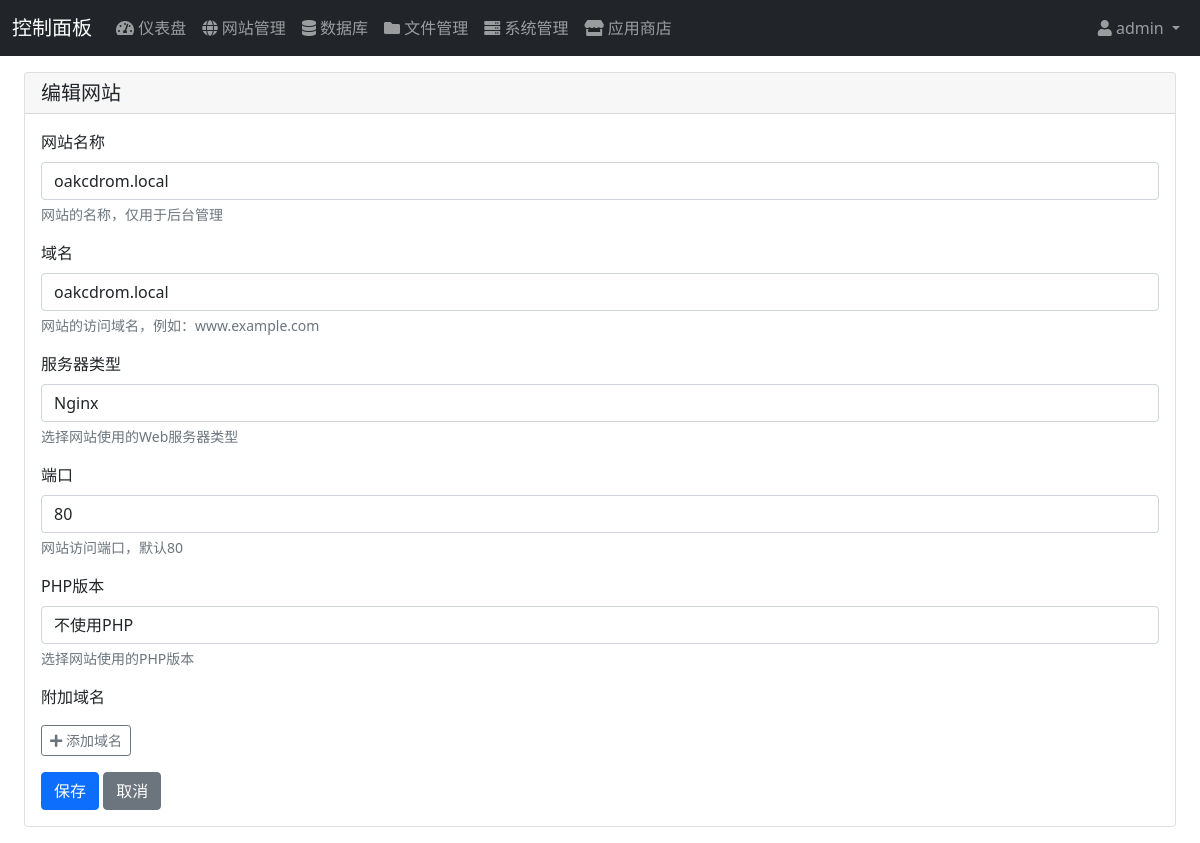
/websites/2/edit/ (signed in), run on the app's committed database.
### websites/models.py (models this page shows, shortened)
class Website(models.Model):
    SERVER_TYPES = (
        ('nginx', 'Nginx'),
        ('apache', 'Apache'),
    )
    user = models.ForeignKey(
        User,
        on_delete=models.CASCADE,
        null=True,  # 允许为空
        default=1,  # 设置默认值为ID为1的用户
        verbose_name='用户'
    )
    name = models.CharField(_('网站名称'), max_length=100)
    domain = models.CharField(max_length=100, unique=True, verbose_name='域名')
    server_type = models.CharField(
        _('服务器类型'),
        max_length=10,
        choices=SERVER_TYPES,
        default='nginx'
    )
    php_version = models.CharField(max_length=10, blank=True, null=True, verbose_name='PHP版本')
    status = models.BooleanField(_('运行状态'), default=False)
    ssl_enabled = models.BooleanField(_('SSL状态'), default=False)
    created_at = models.DateTimeField(auto_now_add=True)
    updated_at = models.DateTimeField(auto_now=True)
    port = models.IntegerField(default=80, verbose_name='端口')
    path = models.CharField(max_length=255, blank=True, null=True, verbose_name='网站路径')
    class Meta:
        verbose_name = _('网站')
        verbose_name_plural = _('网站')
        ordering = ['-created_at']

### websites/views.py (the view)
# urls.py: path('<int:pk>/edit/', views.website_edit, name='website_edit'),
@login_required
def website_edit(request, pk):
    website = get_object_or_404(Website, pk=pk)
    installed_php_versions = ApplicationInstallation.objects.filter(
        application__name__startswith='PHP',
        status='installed'
    ).values_list('application__version', flat=True)
    installed_php_versions = sorted(installed_php_versions)
    if request.method == 'POST':
        form = WebsiteForm(request.POST, instance=website)
        if form.is_valid():
            website = form.save()
            website.additional_domains.all().delete()
            additional_domains = request.POST.getlist('additional_domains[]')
            for domain in additional_domains:
                if domain.strip():  # 只处理非空域名
                    AdditionalDomain.objects.create(
                        website=website,
                        domain=domain.strip()
                    )
            old_path = website.path
            if old_path != website.path:
                try:
                    shutil.move(old_path, website.path)
                except Exception as e:
                    messages.error(request, f'移动网站目录失败: {str(e)}')
                    return render(request, 'websites/form.html', {'form': form})
            AuditLog.objects.create(
                user=request.user,
                action=f'编辑网站: {website.name}',
                ip_address=request.META.get('REMOTE_ADDR')
            )
            messages.success(request, '网站更新成功')
            return redirect('website_list')
    else:
        form = WebsiteForm(instance=website)
    context = {
        'form': form,
        'installed_php_versions': installed_php_versions,
        'website': website,  # 添加这行
    }
    return render(request, 'websites/form.html', context)

### websites/forms.py
class WebsiteForm(forms.ModelForm):
    class Meta:
        model = Website
        fields = ['name', 'domain', 'server_type', 'php_version']
        widgets = {
            'name': forms.TextInput(attrs={'class': 'form-control'}),
            'domain': forms.TextInput(attrs={'class': 'form-control'}),
            'server_type': forms.Select(attrs={'class': 'form-control'}),
            'php_version': forms.Select(attrs={'class': 'form-control'}),
        }

### templates/websites/form.html (shortened to what this page needs)
{% extends "base.html" %}
{% load crispy_forms_tags %}
{% block content %}
<div class="container-fluid">
    <div class="row">
        <div class="col-12">
            <div class="card">
                <div class="card-header">
                    <h5 class="card-title mb-0">{% if form.instance.pk %}编辑网站{% else %}添加网站{% endif %}</h5>
                </div>
                <div class="card-body">
                    <form method="post" class="form">
                        <div class="mb-3">
                            <label class="form-label">网站名称</label>
                            {{ form.name }}
                            <div class="form-text">网站的名称，仅用于后台管理</div>
                        </div>
                        <div class="mb-3">
                            <label class="form-label">域名</label>
                            {{ form.domain }}
                            <div class="form-text">网站的访问域名，例如：www.example.com</div>
                        </div>
                        <div class="mb-3">
                            <label class="form-label">服务器类型</label>
                            {{ form.server_type }}
                            <div class="form-text">选择网站使用的Web服务器类型</div>
                        </div>
                        <div class="mb-3">
                            <label class="form-label">端口</label>
                            <input type="number" name="port" class="form-control" value="{{ form.instance.port|default:'80' }}" min="1" max="65535">
                            <div class="form-text">网站访问端口，默认80</div>
                        </div>
                        <div class="mb-3">
                            <label class="form-label">PHP版本</label>
                            <select name="php_version" class="form-control">
                                <option value="">不使用PHP</option>
                            </select>
                            <div class="form-text">选择网站使用的PHP版本</div>
                        </div>
                        <div class="mb-3" id="additional-domains">
                            <label class="form-label">附加域名</label>
                            <button type="button" class="btn btn-outline-secondary btn-sm mt-2" onclick="addDomainField()">
                                <i class="fas fa-plus"></i> 添加域名
                            </button>
                        </div>
                        <div class="mt-3">
                            <button type="submit" class="btn btn-primary">保存</button>
                            <a href="{% url 'website_list' %}" class="btn btn-secondary">取消</a>
                        </div>
                    </form>
                </div>
            </div>
        </div>
    </div>
</div>
{% endblock %}

### templates/base.html (shortened to what this page needs)
<!DOCTYPE html>
<html lang="zh-CN">
<head>
    <link href="https://cdn.jsdelivr.net/npm/bootstrap@5.1.3/dist/css/bootstrap.min.css" rel="stylesheet">
    <link href="https://cdn.jsdelivr.net/npm/@fortawesome/fontawesome-free@5.15.4/css/all.min.css" rel="stylesheet">
</head>
<body>
    <nav class="navbar navbar-expand-lg navbar-dark bg-dark">
        <div class="container-fluid">
            <a class="navbar-brand" href="{% url 'dashboard' %}">控制面板</a>
            <div class="collapse navbar-collapse" id="navbarNav">
                <ul class="navbar-nav">
                    <li class="nav-item">
                        <a class="nav-link" href="{% url 'dashboard' %}">
                            <i class="fas fa-tachometer-alt"></i> 仪表盘
                        </a>
                    </li>
                    <li class="nav-item">
                        <a class="nav-link" href="{% url 'website_list' %}">
                            <i class="fas fa-globe"></i> 网站管理
                        </a>
                    </li>
                    <li class="nav-item">
                        <a class="nav-link" href="{% url 'database_list' %}">
                            <i class="fas fa-database"></i> 数据库
                        </a>
                    </li>
                    <li class="nav-item">
                        <a class="nav-link" href="{% url 'file_manager' %}">
                            <i class="fas fa-folder"></i> 文件管理
                        </a>
                    </li>
                    <li class="nav-item">
                        <a class="nav-link" href="{% url 'system_status' %}">
                            <i class="fas fa-server"></i> 系统管理
                        </a>
                    </li>
                    <li class="nav-item">
                        <a class="nav-link" href="{% url 'app_store' %}">
                            <i class="fas fa-store"></i> 应用商店
                        </a>
                    </li>
                </ul>
                <ul class="navbar-nav ms-auto">
                    {% if user.is_authenticated %}
                    <li class="nav-item dropdown">
                        <a class="nav-link dropdown-toggle" href="#" id="navbarDropdown" role="button" data-bs-toggle="dropdown">
                            <i class="fas fa-user"></i> {{ user.username }}
                        </a>
                    </li>
                    {% else %}
                    <li class="nav-item">
                        <a class="nav-link" href="{% url 'login' %}">登录</a>
                    </li>
                    {% endif %}
                </ul>
            </div>
        </div>
    </nav>
    <div class="container-fluid py-3">
        {% block content %}{% endblock %}
    </div>
</body>
</html>

### data on the page
Website: name "oakcdrom.local", domain "oakcdrom.local", server_type "Nginx", port "80"

### other printed values
{{ user.username }} "admin"
